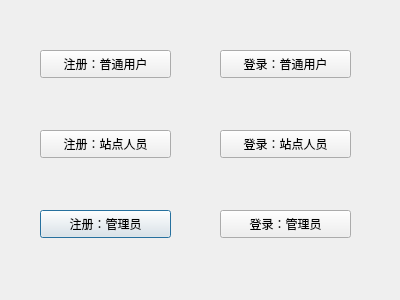
<?xml version="1.0" encoding="UTF-8"?>
<ui version="4.0">
 <class>StartPage</class>
 <widget class="QDialog" name="StartPage">
  <property name="geometry">
   <rect>
    <x>0</x>
    <y>0</y>
    <width>400</width>
    <height>300</height>
   </rect>
  </property>
  <property name="windowTitle">
   <string>StartPage</string>
  </property>
  <widget class="QPushButton" name="pushButton_3">
   <property name="geometry">
    <rect>
     <x>40</x>
     <y>210</y>
     <width>131</width>
     <height>28</height>
    </rect>
   </property>
   <property name="text">
    <string>注册：管理员</string>
   </property>
  </widget>
  <widget class="QPushButton" name="pushButton">
   <property name="geometry">
    <rect>
     <x>40</x>
     <y>50</y>
     <width>131</width>
     <height>28</height>
    </rect>
   </property>
   <property name="text">
    <string>注册：普通用户</string>
   </property>
  </widget>
  <widget class="QPushButton" name="pushButton_5">
   <property name="geometry">
    <rect>
     <x>220</x>
     <y>130</y>
     <width>131</width>
     <height>28</height>
    </rect>
   </property>
   <property name="text">
    <string>登录：站点人员</string>
   </property>
  </widget>
  <widget class="QPushButton" name="pushButton_4">
   <property name="geometry">
    <rect>
     <x>220</x>
     <y>50</y>
     <width>131</width>
     <height>28</height>
    </rect>
   </property>
   <property name="text">
    <string>登录：普通用户</string>
   </property>
  </widget>
  <widget class="QPushButton" name="pushButton_2">
   <property name="geometry">
    <rect>
     <x>40</x>
     <y>130</y>
     <width>131</width>
     <height>28</height>
    </rect>
   </property>
   <property name="text">
    <string>注册：站点人员</string>
   </property>
  </widget>
  <widget class="QPushButton" name="pushButton_6">
   <property name="geometry">
    <rect>
     <x>220</x>
     <y>210</y>
     <width>131</width>
     <height>28</height>
    </rect>
   </property>
   <property name="text">
    <string>登录：管理员</string>
   </property>
  </widget>
 </widget>
 <layoutdefault spacing="6" margin="11"/>
 <resources/>
 <connections/>
</ui>
